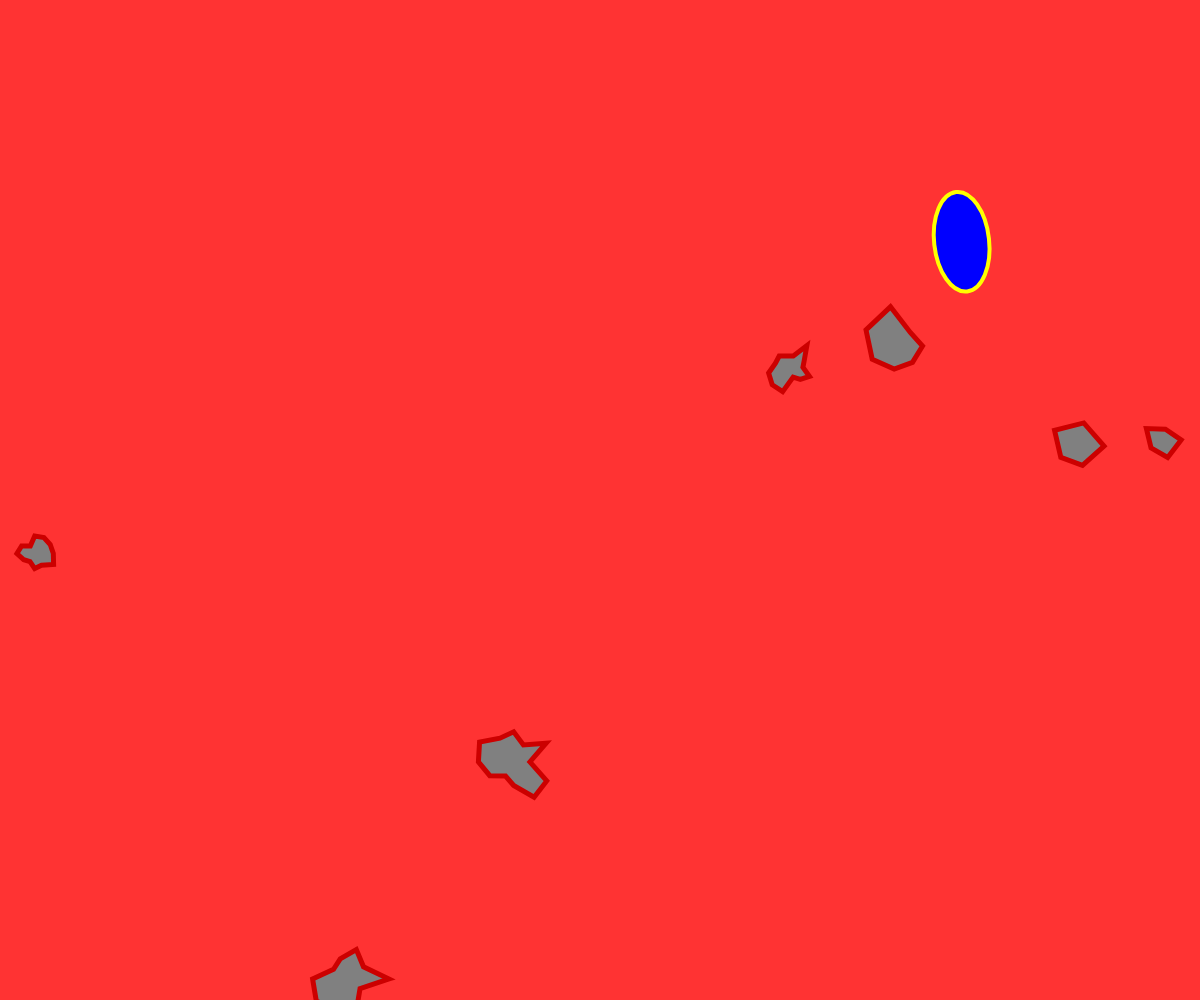
Frame 1 (no input)
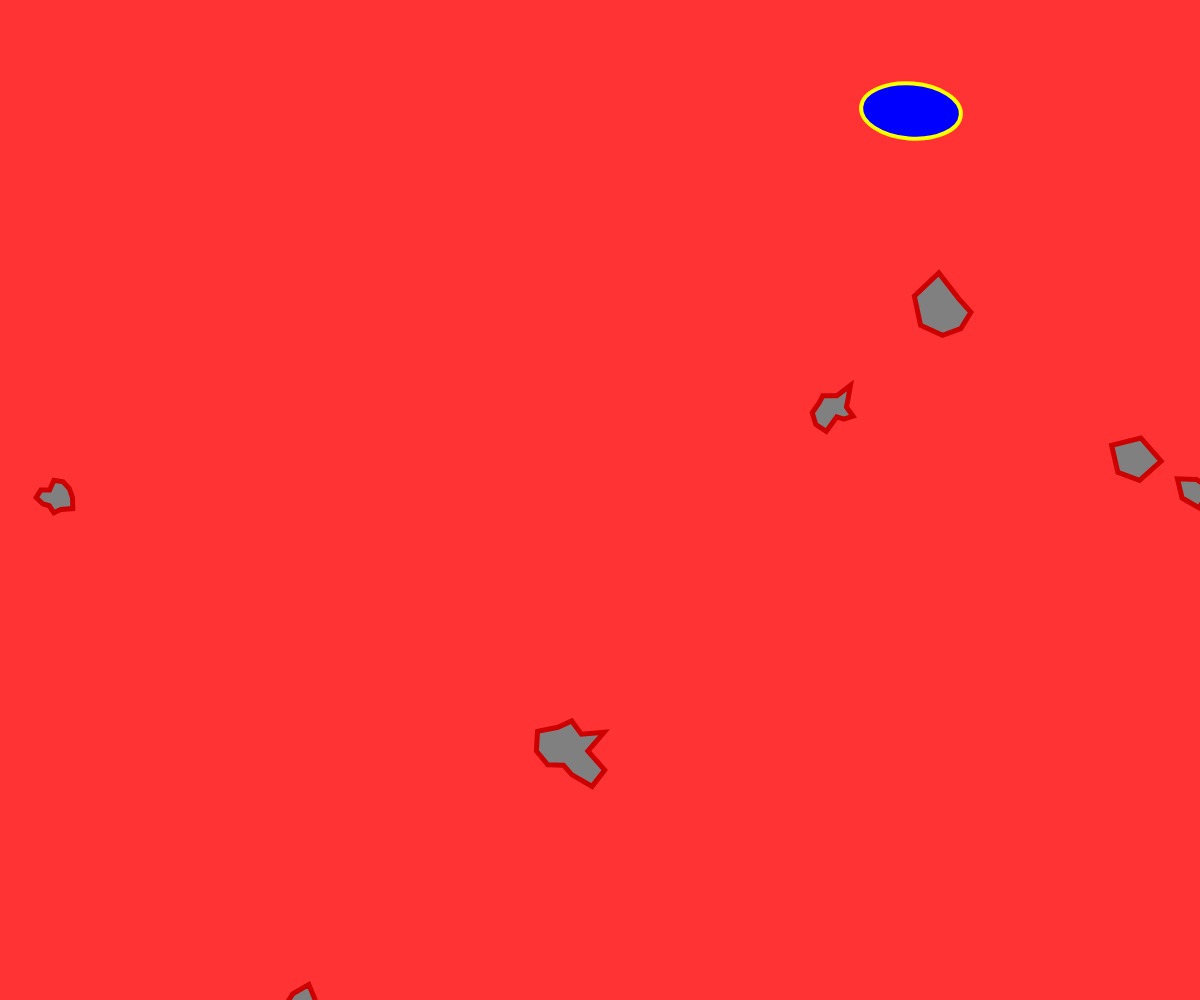
Frame 60 (no input)
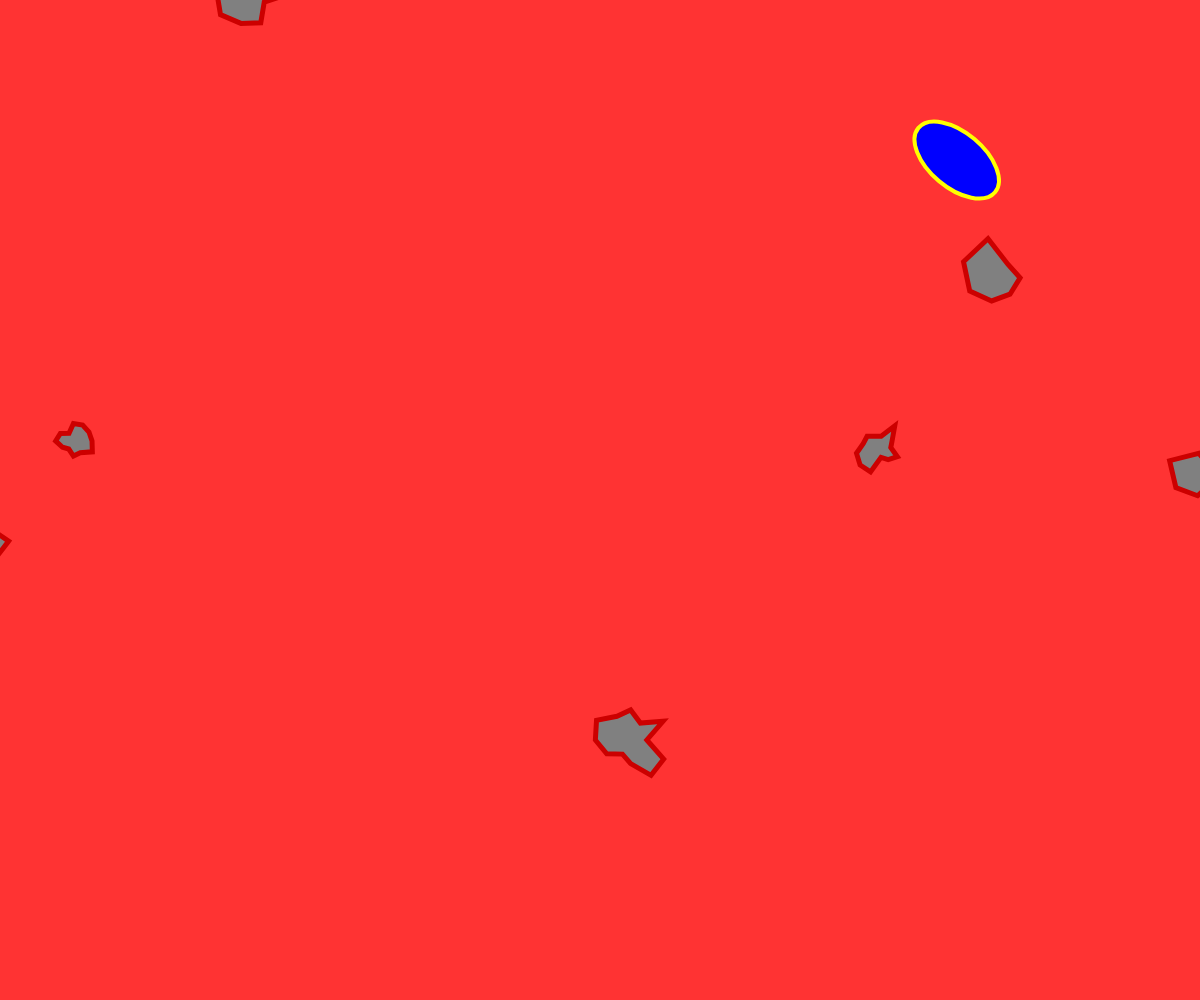
Frame 120 (the mouse pressed at the canvas centre since frame 60)

The p5.js sketch that drew these frames (run headless with seeded random() and noise() and a simulated clock; from frame 60 on, the mouse is pressed at the canvas centre):

// p5.js sketch
// ── sketch.js
// Daniel Shiffman
// http://codingtra.in
// http://patreon.com/codingtrain
// Code for: https://youtu.be/hacZU523FyM

var ship;
var asteroids = [];
var lasers = [];

function setup() {
  createCanvas(windowWidth, windowHeight);
  ship = new Ship();
  for (var i = 0; i < 7; i++) {
    asteroids.push(new Asteroid());
  }
}

function draw() {
  background(255, 51, 51);


  for (var i = 0; i < asteroids.length; i++) {
    if (ship.hits(asteroids[i])) {
      console.log('ooops!');
    }
    asteroids[i].render();
    asteroids[i].update();
    asteroids[i].edges();
  }

  for (var i = lasers.length - 1; i >= 0; i--) {
    lasers[i].render();
    lasers[i].update();
    if (lasers[i].offscreen()) {
      lasers.splice(i, 1);
    } else {
      for (var j = asteroids.length - 1; j >= 0; j--) {
        if (lasers[i].hits(asteroids[j])) {
          if (asteroids[j].r > 10) {
            var newAsteroids = asteroids[j].breakup();
            asteroids = asteroids.concat(newAsteroids);
          }
          asteroids.splice(j, 1);
          lasers.splice(i, 1);
          break;
        }
      }
    }
  }

  console.log(lasers.length);

  ship.render();
  ship.turn();
  ship.update();
  ship.edges();


}

function keyReleased() {
  ship.setRotation(0);
  ship.boosting(false);
}

function keyPressed() {
  if (key == ' ') {
    lasers.push(new Laser(ship.pos, ship.heading));
  } else if (keyCode == RIGHT_ARROW) {
    ship.setRotation(0.1);
  } else if (keyCode == LEFT_ARROW) {
    ship.setRotation(-0.1);
  } else if (keyCode == UP_ARROW) {
    ship.setRotation(-0.3);
  } else if (keyCode == DOWN_ARROW) {
    ship.boosting(true);
  }
}

// ── asteroid.js
// Daniel Shiffman
// http://codingtra.in
// http://patreon.com/codingtrain
// Code for: https://youtu.be/hacZU523FyM
let score = 19;

function Asteroid(pos, r) {
  if (pos) {
    this.pos = pos.copy();
  } else {
    this.pos = createVector(random(width), random(height))
  }
  if (r) {
    this.r = r * 0.5;
  } else {
    this.r = random(15, 35);
  }

  this.vel = p5.Vector.random2D();
  this.total = floor(random(5, 15));
  this.offset = [];
  for (var i = 0; i < this.total; i++) {
    this.offset[i] = random(-this.r * 0.5, this.r * 0.5);
  }

  this.update = function() {
    this.pos.add(this.vel);
  }

  this.render = function() {
    push();
    strokeWeight(5);
    stroke(204, 0, 0);
    fill(128, 128, 128);
    translate(this.pos.x, this.pos.y);
    //ellipse(0, 0, this.r * 2);
    beginShape();
    for (var i = 0; i < this.total; i++) {
      var angle = map(i, 0, this.total, 0, TWO_PI);
      var r = this.r + this.offset[i];
      var x = r * cos(angle);
      var y = r * sin(angle);
      vertex(x, y);
    }
    endShape(CLOSE);
    pop();
  }

  this.breakup = function() {

//     switch (state){
//       case ('splash'):
//       // execute splash code
//       break;
//     case ('gamePlay'):
//     // gamePlay code
//       break;
//     case ('youWon'):
//     // youWon code
//       break;
//     case ('youLose'):
//     // youLose code
//     break;
//   default:
//     break;
//   }
//
// }

    var newA = [];
    newA[0] = new Asteroid(this.pos, this.r);
    newA[1] = new Asteroid(this.pos, this.r);
    return newA;
    // if (dist(mouseX, mouseY,)
    score++;
    console.log(score);
  }

  this.edges = function() {
    if (this.pos.x > width + this.r) {
      this.pos.x = -this.r;
    } else if (this.pos.x < -this.r) {
      this.pos.x = width + this.r;
    }
    if (this.pos.y > height + this.r) {
      this.pos.y = -this.r;
    } else if (this.pos.y < -this.r) {
      this.pos.y = height + this.r;
    }
  }

}

// ── laser.js
// Daniel Shiffman
// http://codingtra.in
// http://patreon.com/codingtrain
// Code for: https://youtu.be/hacZU523FyM

function Laser(spos, angle) {
  this.pos = createVector(spos.x, spos.y);
  this.vel = p5.Vector.fromAngle(angle);
  this.vel.mult(10);

  this.update = function() {
    this.pos.add(this.vel);
  }

  this.render = function() {
    push();
    stroke(128, 255, 0);
    strokeWeight(15);
    point(this.pos.x, this.pos.y);
    pop();
  }

  this.hits = function(asteroid) {
    var d = dist(this.pos.x, this.pos.y, asteroid.pos.x, asteroid.pos.y);
    if (d < asteroid.r) {
      return true;
    } else {
      return false;
    }
  }

  this.offscreen = function() {
    if (this.pos.x > width || this.pos.x < 0) {
      return true;
    }
    if (this.pos.y > height || this.pos.y < 0) {
      return true;
    }
    return false;
  }


}

// ── ship.js
// Daniel Shiffman
// http://codingtra.in
// http://patreon.com/codingtrain
// Code for: https://youtu.be/hacZU523FyM

function Ship() {
  this.pos = createVector(random(width), random(height));
  this.r = 80;
  this.heading = 80;
  this.rotation = 2;
  this.vel = createVector(0, 0);
  this.isBoosting = false;

  this.boosting = function(b) {
    this.isBoosting = b;
  }

  this.update = function() {
    if (this.isBoosting) {
      this.boost();
    }
    this.pos.add(this.vel);
    this.vel.mult(0.99);
  }

  this.boost = function() {
    var force = p5.Vector.fromAngle(this.heading);
    force.mult(0.1);
    this.vel.add(force);
  }

  this.hits = function(asteroid) {
    var d = dist(this.pos.x, this.pos.y, asteroid.pos.x, asteroid.pos.y);
    if (d < this.r + asteroid.r) {
      return true;
    } else {
      return false;
    }
  }

  this.render = function() {
    push();
    translate(this.pos.x, this.pos.y);
    rotate(this.heading + PI / 2);
    strokeWeight(4)
    fill(0, 0, 255);
    stroke(255, 255, 0);
    ellipse(100, 46, 55, 100);;
    pop();
  }

  this.edges = function() {
    if (this.pos.x > width + this.r) {
      this.pos.x = -this.r;
    } else if (this.pos.x < -this.r) {
      this.pos.x = width + this.r;
    }
    if (this.pos.y > height + this.r) {
      this.pos.y = -this.r;
    } else if (this.pos.y < -this.r) {
      this.pos.y = height + this.r;
    }
  }

  this.setRotation = function(a) {
    this.rotation = a;
  }

  this.turn = function() {
    this.heading += this.rotation;
  }

}

// ── style.css
html {
  margin: 0;
  padding: 0;
}

body {
  background-image: url(3DLungs.jpg);
}

canvas {
  display: block;
}
